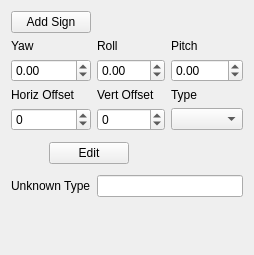
<?xml version="1.0" encoding="UTF-8"?>
<ui version="4.0">
 <class>EditSignWidget</class>
 <widget class="QWidget" name="EditSignWidget">
  <property name="geometry">
   <rect>
    <x>0</x>
    <y>0</y>
    <width>250</width>
    <height>255</height>
   </rect>
  </property>
  <property name="windowTitle">
   <string>Form</string>
  </property>
  <layout class="QGridLayout" name="gridLayout">
   <item row="2" column="0">
    <widget class="QDoubleSpinBox" name="dsbYaw">
     <property name="minimum">
      <double>-360.000000000000000</double>
     </property>
     <property name="maximum">
      <double>360.000000000000000</double>
     </property>
    </widget>
   </item>
   <item row="4" column="2">
    <widget class="QComboBox" name="cbType"/>
   </item>
   <item row="1" column="1">
    <widget class="QLabel" name="lblRoll">
     <property name="text">
      <string>Roll</string>
     </property>
    </widget>
   </item>
   <item row="4" column="1">
    <widget class="QSpinBox" name="sbVOffset">
     <property name="minimum">
      <number>-65535</number>
     </property>
     <property name="maximum">
      <number>65535</number>
     </property>
     <property name="singleStep">
      <number>10</number>
     </property>
    </widget>
   </item>
   <item row="5" column="0" colspan="3">
    <layout class="QHBoxLayout" name="horizontalLayout">
     <item>
      <widget class="QLabel" name="lblTex">
       <property name="sizePolicy">
        <sizepolicy hsizetype="Fixed" vsizetype="Fixed">
         <horstretch>0</horstretch>
         <verstretch>0</verstretch>
        </sizepolicy>
       </property>
       <property name="minimumSize">
        <size>
         <width>32</width>
         <height>32</height>
        </size>
       </property>
       <property name="text">
        <string/>
       </property>
      </widget>
     </item>
     <item>
      <widget class="QPushButton" name="pbEdit">
       <property name="text">
        <string>Edit</string>
       </property>
      </widget>
     </item>
     <item>
      <spacer name="horizontalSpacer">
       <property name="orientation">
        <enum>Qt::Horizontal</enum>
       </property>
       <property name="sizeHint" stdset="0">
        <size>
         <width>40</width>
         <height>20</height>
        </size>
       </property>
      </spacer>
     </item>
    </layout>
   </item>
   <item row="3" column="1">
    <widget class="QLabel" name="lblVOffset">
     <property name="text">
      <string>Vert Offset</string>
     </property>
    </widget>
   </item>
   <item row="3" column="0">
    <widget class="QLabel" name="lblHOffset">
     <property name="text">
      <string>Horiz Offset</string>
     </property>
    </widget>
   </item>
   <item row="7" column="0">
    <spacer name="verticalSpacer">
     <property name="orientation">
      <enum>Qt::Vertical</enum>
     </property>
     <property name="sizeHint" stdset="0">
      <size>
       <width>20</width>
       <height>40</height>
      </size>
     </property>
    </spacer>
   </item>
   <item row="0" column="0">
    <widget class="QPushButton" name="pbSign">
     <property name="text">
      <string>Add Sign</string>
     </property>
    </widget>
   </item>
   <item row="3" column="2">
    <widget class="QLabel" name="lblType">
     <property name="text">
      <string>Type</string>
     </property>
    </widget>
   </item>
   <item row="2" column="1">
    <widget class="QDoubleSpinBox" name="dsbRoll">
     <property name="minimum">
      <double>-360.000000000000000</double>
     </property>
     <property name="maximum">
      <double>360.000000000000000</double>
     </property>
    </widget>
   </item>
   <item row="4" column="0">
    <widget class="QSpinBox" name="sbHOffset">
     <property name="minimum">
      <number>-65535</number>
     </property>
     <property name="maximum">
      <number>65535</number>
     </property>
     <property name="singleStep">
      <number>10</number>
     </property>
    </widget>
   </item>
   <item row="2" column="2">
    <widget class="QDoubleSpinBox" name="dsbPitch">
     <property name="minimum">
      <double>-360.000000000000000</double>
     </property>
     <property name="maximum">
      <double>360.000000000000000</double>
     </property>
    </widget>
   </item>
   <item row="1" column="2">
    <widget class="QLabel" name="lblPitch">
     <property name="text">
      <string>Pitch</string>
     </property>
    </widget>
   </item>
   <item row="1" column="0">
    <widget class="QLabel" name="lblYaw">
     <property name="text">
      <string>Yaw</string>
     </property>
    </widget>
   </item>
   <item row="6" column="0">
    <widget class="QLabel" name="lblUnk">
     <property name="text">
      <string>Unknown Type</string>
     </property>
    </widget>
   </item>
   <item row="6" column="1" colspan="2">
    <widget class="QLineEdit" name="leUnk"/>
   </item>
  </layout>
 </widget>
 <resources/>
 <connections/>
</ui>
